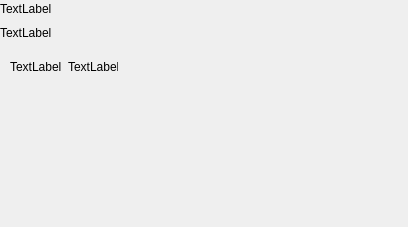
<?xml version="1.0" encoding="UTF-8"?>
<ui version="4.0">
 <class>Form</class>
 <widget class="QWidget" name="Form">
  <property name="geometry">
   <rect>
    <x>0</x>
    <y>0</y>
    <width>408</width>
    <height>227</height>
   </rect>
  </property>
  <property name="windowTitle">
   <string>Form</string>
  </property>
  <widget class="QWidget" name="layoutWidget">
   <property name="geometry">
    <rect>
     <x>0</x>
     <y>0</y>
     <width>201</width>
     <height>42</height>
    </rect>
   </property>
   <layout class="QVBoxLayout" name="verticalLayout">
    <item>
     <widget class="QLabel" name="labelName">
      <property name="text">
       <string>TextLabel</string>
      </property>
     </widget>
    </item>
    <item>
     <widget class="QLabel" name="labelDescription">
      <property name="text">
       <string>TextLabel</string>
      </property>
     </widget>
    </item>
   </layout>
  </widget>
  <widget class="QWidget" name="horizontalLayoutWidget">
   <property name="geometry">
    <rect>
     <x>10</x>
     <y>60</y>
     <width>361</width>
     <height>31</height>
    </rect>
   </property>
   <layout class="QHBoxLayout" name="horizontalLayout">
    <property name="sizeConstraint">
     <enum>QLayout::SetFixedSize</enum>
    </property>
    <item>
     <widget class="QLabel" name="label_2">
      <property name="text">
       <string>TextLabel</string>
      </property>
     </widget>
    </item>
    <item>
     <widget class="QLabel" name="label">
      <property name="maximumSize">
       <size>
        <width>50</width>
        <height>16777215</height>
       </size>
      </property>
      <property name="baseSize">
       <size>
        <width>60</width>
        <height>0</height>
       </size>
      </property>
      <property name="text">
       <string>TextLabel</string>
      </property>
     </widget>
    </item>
   </layout>
  </widget>
 </widget>
 <resources/>
 <connections/>
</ui>
